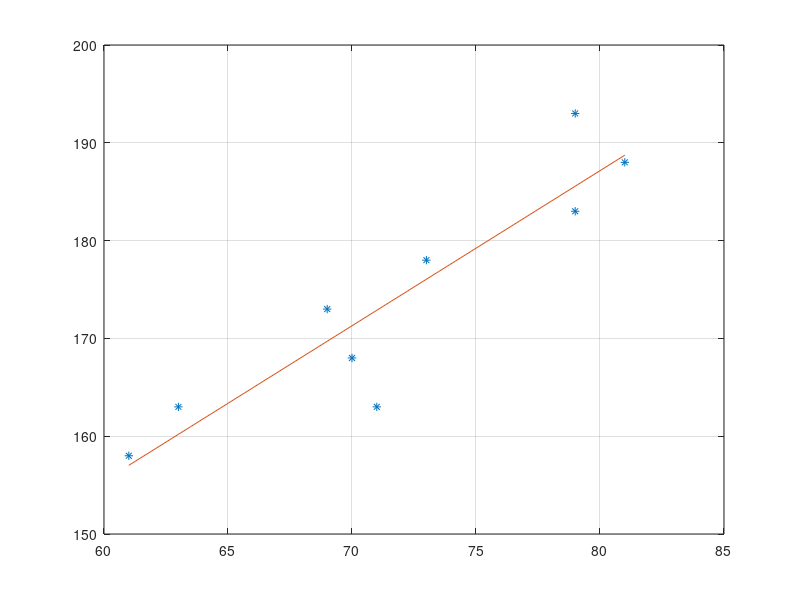

Recreate this plot in MATLAB.
clc; clear all;  clc;

% dispersao de dados
x = [79 69 70 81 61 63 79 71 73];
y = [183 173 168 188 158 163 193 163 178];
plot(x,y,'*')
grid on
hold on

% ajuste de reta
p=polyfit(x,y,1);

x1=linspace(61,81,9)
y1=polyval(p, x1)

plot(x1,y1)